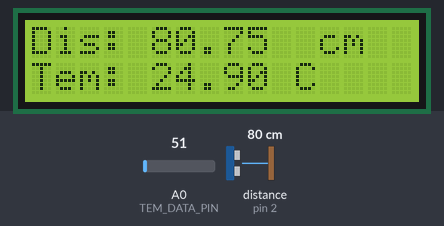
Recording of a sketch running on a simulated Arduino Uno, built with avr-gcc and run on an emulated ATmega328P. On the bench: 16×2 character LCD. Wiring (inferred from the names in the program): ultrasonic range finder: trigger pin 4; echo pin 2. Inputs (shaded band) come from the test bench; at power-on: distance to the obstacle (sensor on pin 2) 80 cm, A0 (TEM_DATA_PIN) = 51. The echo pulse lasts 58.3 µs per cm; what the sketch prints to the serial monitor is not drawn.

Above: at 1.2 s.
1.3 s: distance to the obstacle (sensor on pin 2) set to 2 cm
At 3.2 s:
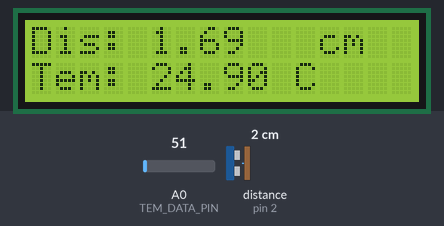
3.5 s: A0 (TEM_DATA_PIN) set to 61
At 5.3 s:
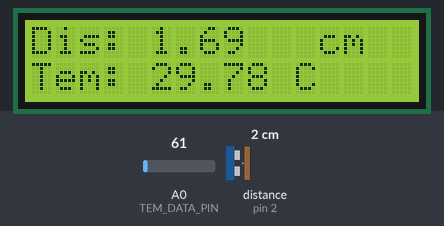
5.6 s: distance to the obstacle (sensor on pin 2) set to 18 cm
At 6.9 s:
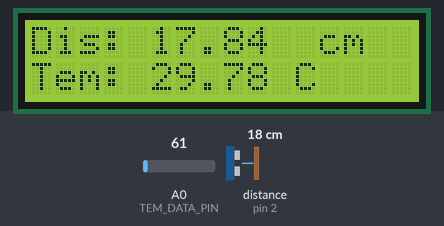
8.6 s: A0 (TEM_DATA_PIN) set to 71
At 10.3 s:
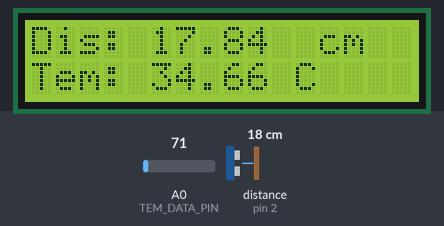
10.6 s: distance to the obstacle (sensor on pin 2) set to 4 cm
At 11.4 s:
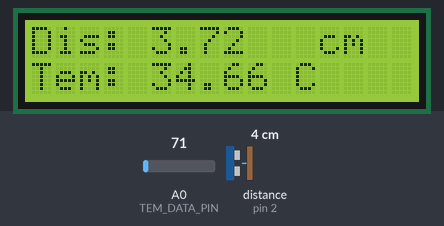
12.6 s: A0 (TEM_DATA_PIN) set to 86
At 13.5 s:
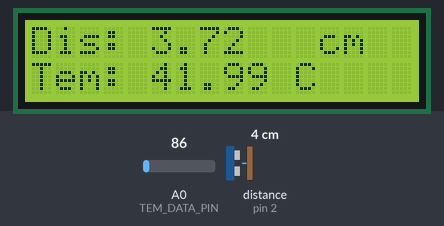
Timing chart, 0 to 15.6 s (numbered marks = the images above; inputs shaded):
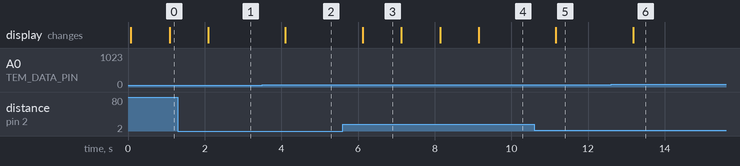

The sketch:

ultrasound1.0.ino
```cpp
#include "LM35.h"
#include "key.h"
#include "CS100.h"
#include "Show.h"

// 初始化针脚

CSUltra ca;
LMTem cb;

void setup()
{
  // put your setup code here, to run once:

  //debug code
  Serial.begin(9600);
  Serial.println("Ultrasonic sensor:");
  //

  ca.CSUltra_Init();
  ca.temp = 2500;
  Show_Init();
}

void loop()
{
  // put your main code here, to run repeatedly:
  ca.Getdata();
  ca.time2dis();
  cb.GetData();
  ShowData(ca.dis_int, cb.temp);
  delay(1000);
}
```

CS100.cpp
```cpp
#include "CS100.h"

//Constructor function
CSUltra::CSUltra()
{
  temp = 0;
  dis_int = 0;
}

//管脚初始化
void CSUltra::CSUltra_Init()
{
  pinMode(ECHO_PIN, INPUT);
  pinMode(TRIG_PIN, OUTPUT);
}

//获取超声波返回的脉冲时长
int CSUltra::Getdata()
{
  // 产生一个10us的高脉冲去触发TRIG_PIN
  digitalWrite(TRIG_PIN, LOW);
  delayMicroseconds(2);
  digitalWrite(TRIG_PIN, HIGH);
  delayMicroseconds(10);
  digitalWrite(TRIG_PIN, LOW);

  time_us = pulseIn(ECHO_PIN, HIGH);
  return time_us;
}

int CSUltra::time2dis()
{
  double temp_double=0.0;
  double v = 0.0;
  double dis = 0.0;
  temp_double=double(temp)/100;
  v = 331.4 * sqrt(temp_double / 273.16 + 1);
  //v=332+0.607*temp;
  dis = v * time_us / 2 / 10000;
  dis_int=long(dis*100.0);
  return dis_int;
}
```

CS100.h
```cpp
/*This file defines the CS100 ultrasound chip's drivers*/
/*Last edit in 2020.9.6*/

#include "system.h"

#define ECHO_PIN 2
#define TRIG_PIN 4


//  Basic data processing methods is recommended, such as
//  Averaging the testing values of repeated measurements
//  Compensating the effect of temperature on the speed of sound
//  Calibration
//  ......

class CSUltra
{
  public:

  unsigned long dis_int;
  unsigned int temp;

  void CSUltra_Init();

  int Getdata();
  int time2dis();

  CSUltra();

  protected:
  float distance;
  unsigned long time_us;

  private:
};
```

LM35.cpp
```cpp
#include "LM35.h"

LMTem::LMTem()
{
  temp=0;
  raw_data=0;
}

LMTem::GetData()
{
  raw_data=analogRead(TEM_DATA_PIN);
  temp=raw_data*48828/1000;
}
```

LM35.h
```cpp
/*This file defines the LM35 temperature's drivers*/
/*Last edit in 2020.9.6*/

#include "system.h"

#define TEM_DATA_PIN A0

//  Find the relationship between AD value and temperature

class LMTem
{
  public:
  unsigned long temp;
  int GetData();

  LMTem();
  protected:
  unsigned long raw_data;
  private:
};
```

Show.cpp
```cpp
#include "Show.h"
LiquidCrystal lcd(RS_PIN, EN_PIN, D4, D5, D6, D7);
void Show_Init()
{
    lcd.begin(16, 2);
}
void ShowData(unsigned long dis, unsigned long temp)
{
    unsigned int dis_high;
    unsigned int dis_low;
    unsigned int temp_high;
    unsigned int temp_low;
    dis_high = dis / 100;
    dis_low = dis % 100;
    temp_high = temp / 100;
    temp_low = temp % 100;

    lcd.clear();
    lcd.print("Dis: ");
    lcd.print(dis_high);
    lcd.print(".");
    lcd.print(dis_low);
    lcd.print(" ");
    lcd.setCursor(12, 0);
    lcd.print("cm");

    // set the cursor to column 0, line 1
    // (note: line 1 is the second row, since counting begins with 0):
    lcd.setCursor(0, 1);
    lcd.print("Tem: ");
    lcd.print(temp_high);
    lcd.print(".");
    lcd.print(temp_low);
    lcd.print(" ");
    lcd.setCursor(11, 1);
    lcd.print("C");

}
```

Show.h
```cpp
#include "system.h"
#define RS_PIN 12
#define EN_PIN 11
#define D4 8
#define D5 7
#define D6 6
#define D7 5


void Show_Init();
void ShowData(unsigned long dis,unsigned long temp);
```

key.cpp
```cpp

```

key.h
```cpp
/*This file defines the keys of the instrument*/
/*Last edit in 2020.9.6*/

#include "system.h"

//From left to right, top to bottom, K1 K2 K3 K4
#define K1_PIN A4
#define K2_PIN A3
#define K3_PIN A1
#define K4_PIN A2

//  Try to use timer rather than delay to eliminate buffeting of keystroke
```

system.cpp
```cpp

```

system.h
```cpp
/*This file defines the basic functions of the instrument*/
/*Last edit in 2020.9.6*/
#include <arduino.h>
#include <LiquidCrystal.h>
#define BUZZER_PIN 10
#define STATE_LED_PIN 9
```

Measured:
- after the input at 1.3 s, the display: changes after 0.79 s (image 1)
- after the input at 3.5 s, the display: changes after 0.61 s (image 2)
- after the input at 5.6 s, the display: changes after 0.52 s (image 3)
- after the input at 8.6 s, the display: changes after 0.55 s (image 4)
- after the input at 10.6 s, the display: changes after 0.56 s (image 5)
- after the input at 12.6 s, the display: changes after 0.58 s (image 6)
- what the display in image 3 shows lasts 1.0 s, from 6.1 s to 7.1 s
